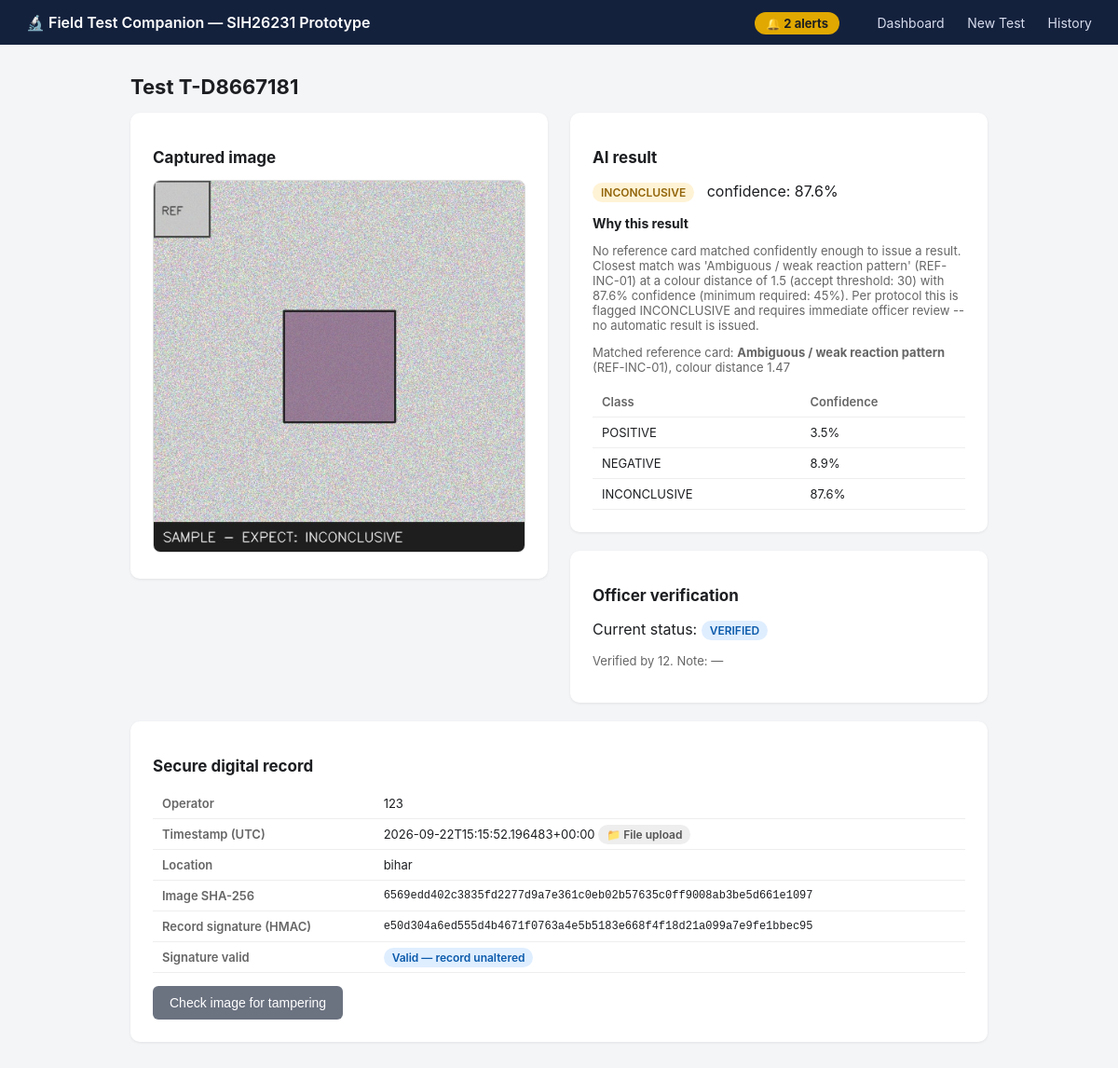
The page /test/T-D8667181 on the database its author committed.
### tables this page shows
CREATE TABLE test_records (
            test_id TEXT PRIMARY KEY,
            operator_id TEXT NOT NULL,
            timestamp TEXT NOT NULL,
            location TEXT,
            image_filename TEXT NOT NULL,
            image_hash TEXT NOT NULL,
            ai_result TEXT,
            ai_confidence REAL,
            ai_explanation TEXT,
            quality_json TEXT,
            classification_json TEXT,
            verification_status TEXT DEFAULT 'PENDING',
            verified_by TEXT,
            verification_note TEXT,
            record_signature TEXT NOT NULL,
            alert_required INTEGER DEFAULT 0,
            analysis TEXT,
            capture_method TEXT DEFAULT 'FILE_UPLOAD',
            video_filename TEXT
        );

### app.py (the view)
@app.route("/test/<test_id>")
def test_detail(test_id):
    record = database.get_record(test_id)
    if not record:
        return "Test not found", 404
    record["quality"] = json.loads(record["quality_json"]) if record["quality_json"] else None
    record["classification"] = json.loads(record["classification_json"]) if record["classification_json"] else None
    core_record = {
        "test_id": record["test_id"],
        "operator_id": record["operator_id"],
        "timestamp": record["timestamp"],
        "location": record["location"],
        "image_filename": record["image_filename"],
        "image_hash": record["image_hash"],
        "ai_result": record["ai_result"],
        "ai_confidence": record["ai_confidence"],
        "ai_explanation": record["ai_explanation"],
        "capture_method": record["capture_method"],
    }
    signature_valid = security.verify_record(core_record, record["record_signature"])
    return render_template("test_detail.html", record=record, signature_valid=signature_valid)

### app.py (called while the page is built)
@app.context_processor
def inject_global_alerts():
    try:
        stats = database.dashboard_stats()
        return {"global_alerts_count": stats["alerts"]}
    except Exception:
        return {"global_alerts_count": 0}

### database.py (called while the page is built)
def get_conn():
    conn = sqlite3.connect(DB_PATH)
    conn.row_factory = sqlite3.Row
    return conn

def get_record(test_id: str):
    conn = get_conn()
    row = conn.execute("SELECT * FROM test_records WHERE test_id = ?", (test_id,)).fetchone()
    conn.close()
    return dict(row) if row else None

### security.py (called while the page is built)
def sign_record(record: dict) -> str:
    payload = json.dumps(record, sort_keys=True).encode("utf-8")
    return hmac.new(SECRET_KEY, payload, hashlib.sha256).hexdigest()

def verify_record(record: dict, signature: str) -> bool:
    expected = sign_record(record)
    return hmac.compare_digest(expected, signature)

### templates/test_detail.html (shortened to what this page needs)
{% extends "base.html" %}
{% block content %}
<h1>Test {{ record.test_id }}</h1>
<div class="flex-row">
  <div>
    <div class="card">
      <h2>Captured image</h2>
      <img class="test-image" src="{{ url_for('uploaded_file', filename=record.image_filename) }}">
    </div>
  </div>
  <div>
    <div class="card">
      <h2>AI result</h2>
      {% if record.ai_result %}
        <p><span class="badge {{ record.ai_result }}">{{ record.ai_result }}</span>
           &nbsp; confidence: {{ (record.ai_confidence * 100) | round(1) }}%</p>
        <h2 style="font-size:14px; margin-bottom:4px;">Why this result</h2>
        <p class="muted">{{ record.analysis or record.ai_explanation }}</p>
        {% if record.classification and record.classification.matched_reference %}
        <p class="muted">Matched reference card: <strong>{{ record.classification.matched_reference.name }}</strong>
           ({{ record.classification.matched_reference.id }}), colour distance {{ record.classification.matched_reference.distance }}</p>
        {% endif %}
        {% if record.classification %}
        <table>
          <tr><th>Class</th><th>Confidence</th></tr>
          {% for cls, conf in record.classification.confidences.items() %}
          <tr><td>{{ cls }}</td><td>{{ (conf * 100) | round(1) }}%</td></tr>
          {% endfor %}
        </table>
        {% endif %}
      {% else %}
        <p class="error">
          Image quality check failed — no classification was produced.<br>
          Reasons: {{ record.quality.reasons | join(', ') }}
        </p>
      {% endif %}
    </div>
    <div class="card">
      <h2>Officer verification</h2>
      <p>Current status: <span class="badge {{ record.verification_status }}">{{ record.verification_status }}</span></p>
      {% if record.verification_status == 'PENDING' %}
      <form method="post" action="{{ url_for('verify_test', test_id=record.test_id) }}">
        <label>Verifying officer ID</label>
        <input type="text" name="verified_by" required>
        <label>Note (optional)</label>
        <input type="text" name="note">
        <div style="margin-top:14px;">
          <button type="submit" name="status" value="VERIFIED">Confirm AI result</button>
          <button type="submit" name="status" value="REJECTED" class="danger">Reject</button>
          <button type="submit" name="status" value="INCONCLUSIVE" class="secondary">Mark inconclusive</button>
        </div>
      </form>
      {% else %}
      <p class="muted">Verified by {{ record.verified_by }}. Note: {{ record.verification_note or "—" }}</p>
      {% endif %}
    </div>
  </div>
</div>
<div class="card">
  <h2>Secure digital record</h2>
  <table>
    <tr><th>Operator</th><td>{{ record.operator_id }}</td></tr>
    <tr><th>Timestamp (UTC)</th><td>{{ record.timestamp }}
        {% if record.capture_method == 'LIVE_CAPTURE' %}
          <span class="badge VERIFIED">📷 Live capture</span>
        {% else %}
          <span class="badge PENDING">📁 File upload</span>
        {% endif %}
    </td></tr>
    <tr><th>Location</th><td>{{ record.location or "—" }}</td></tr>
    <tr><th>Image SHA-256</th><td class="mono">{{ record.image_hash }}</td></tr>
    <tr><th>Record signature (HMAC)</th><td class="mono">{{ record.record_signature }}</td></tr>
    <tr><th>Signature valid</th>
        <td>{% if signature_valid %}<span class="badge VERIFIED">Valid — record unaltered</span>
            {% else %}<span class="badge REJECTED">Invalid — record may be tampered</span>{% endif %}</td></tr>
  </table>
  <div style="margin-top:14px;">
    <button class="secondary" onclick="runTamperCheck()">Check image for tampering</button>
  </div>
</div>
{% endblock %}

### static/style.css (style rules this page uses)
* { box-sizing: border-box; }
body { font-family: -apple-system, "Segoe UI", Roboto, sans-serif; background: #f4f5f7; color: #1c1e21; margin: 0; }
.card { background: white; border-radius: 10px; padding: 24px; box-shadow: 0 1px 3px rgba(0,0,0,0.08); margin-bottom: 20px; }
h1 { font-size: 22px; margin-top: 0; }
h2 { font-size: 17px; }
button, .btn { background: #14213d; color: white; border: none; padding: 10px 18px; border-radius: 6px; font-size: 14px; cursor: pointer; text-decoration: none; display: inline-block; }
button.secondary, .btn.secondary { background: #6b7280; }
table { width: 100%; border-collapse: collapse; font-size: 13px; }
th, td { text-align: left; padding: 8px 10px; border-bottom: 1px solid #eee; }
th { color: #666; font-weight: 600; }
.badge { padding: 3px 9px; border-radius: 12px; font-size: 12px; font-weight: 600; }
.badge.INCONCLUSIVE { background: #fff3d6; color: #92650a; }
.badge.PENDING { background: #eee; color: #555; }
.badge.VERIFIED { background: #dfeeff; color: #0b5aab; }
.mono { font-family: "SFMono-Regular", Consolas, monospace; font-size: 12px; word-break: break-all; }
.muted { color: #666; font-size: 13px; }
.test-image { max-width: 100%; border-radius: 8px; border: 1px solid #ddd; }
.flex-row { display: flex; gap: 24px; flex-wrap: wrap; }
.flex-row > div { flex: 1; min-width: 260px; }

### rows shown on the page
test_records: test_id "T-D8667181", image_filename (picture), ai_result "INCONCLUSIVE", (record.ai_confidence*100)|round(1) "87.6", analysis "No reference card matched confidently enough to issue a result. Closest match was 'Ambiguous / weak reaction pattern' (REF-INC-01) at a colour distance of 1.5 (accept threshold: 30) with 87.6% confidence (minimum required: 45%). Per protocol this is flagged INCONCLUSIVE and requires immediate officer review -- no automatic result is issued.", verification_status "VERIFIED", verified_by "12", verification_note "—", operator_id "123", timestamp "2026-09-22T15:15:52.196483+00:00", location "bihar", image_hash "6569edd402c3835fd2277d9a7e361c0eb02b57635c0ff9008ab3be5d661e1097", record_signature "e50d304a6ed555d4b4671f0763a4e5b5183e668f4f18d21a099a7e9fe1bbec95"

### other values the page prints
{{ global_alerts_count }} "2"
{{ 's' if global_alerts_count != 1 else '' }} "s"
{{ record.classification.matched_reference.name }} "Ambiguous / weak reaction pattern"
{{ record.classification.matched_reference.id }} "REF-INC-01"
{{ record.classification.matched_reference.distance }} "1.47"
{{ cls }} "POSITIVE" "NEGATIVE" "INCONCLUSIVE"
{{ (conf * 100) | round(1) }} "3.5" "8.9" "87.6"
